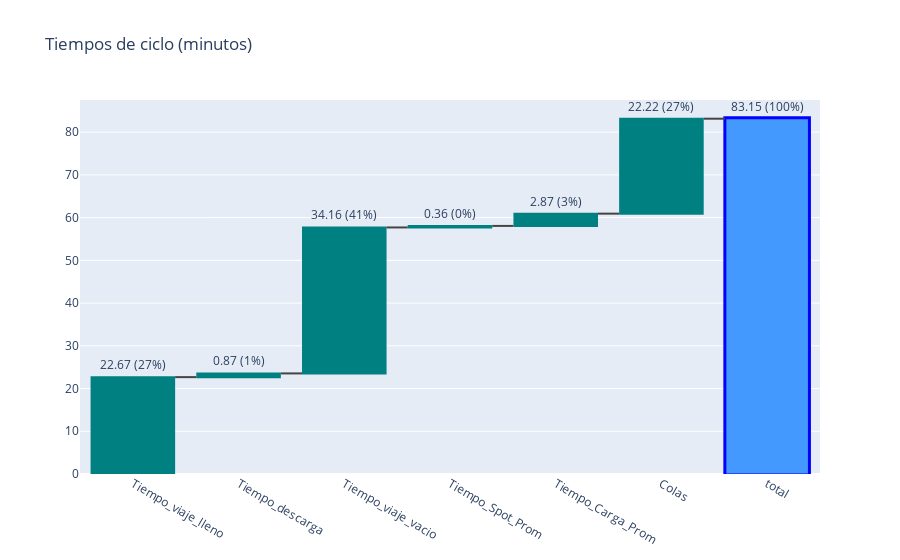

The code cell stored with this chart in its notebook:
### Code cell
total = sum(df.T[0].to_list())
fig = go.Figure(go.Waterfall(orientation='v', measure = ["relative","relative","relative","relative","relative","relative","total"],
                             textposition= 'outside',
                            text = [str(number)+ " ("+str(round(number*100/total))+"%)" for number in df.T[0].to_list()+[total]],
                             increasing = {"marker":{"color":"Teal"}},
                             totals = {"marker":{"color":"deep sky blue", "line":{"color":"blue", "width":3}}},
                             x = df.columns.to_list()+ ['total'], y= df.T[0].to_list()+[None]))

fig.update_layout(title = 'Tiempos de ciclo (minutos)')

### Figure 1 — Plotly figure (JSON) as saved in the notebook; plotly's stock layout.template omitted (floating-point values rounded to 4 significant figures)
{"data": [{"increasing": {"marker": {"color": "Teal"}}, "measure": ["relative", "relative", "relative", "relative", "relative", "relative", "total"], "orientation": "v", "text": ["22.67 (27%)", "0.87 (1%)", "34.16 (41%)", "0.36 (0%)", "2.87 (3%)", "22.22 (27%)", "83.15 (100%)"], "textposition": "outside", "totals": {"marker": {"color": "deep sky blue", "line": {"color": "blue", "width": 3}}}, "type": "waterfall", "x": ["Tiempo_viaje_lleno", "Tiempo_descarga", "Tiempo_viaje_vacio", "Tiempo_Spot_Prom", "Tiempo_Carga_Prom", "Colas", "total"], "y": [22.67, 0.87, 34.16, 0.36, 2.87, 22.22, null]}], "layout": {"title": {"text": "Tiempos de ciclo (minutos)"}}}
